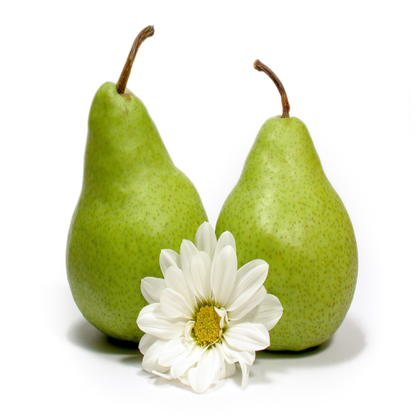
%> input picture POC2/LAB3-ByMC/obrazki/obrazek.png, 420 x 420 px, shrunk from 512 x 512 before the run
$ octave zad2.m   (GNU Octave 9; MATLAB toolbox functions it lacks are replaced by stand-ins)
%> lines starting %> are read from the running program, lines starting %| are printed output that depends on the picture; in (x1, y1, x2, y2) boxes, pixels count from 0 and x2, y2 are one past the last pixel; in counts of white or black regions, pixels touching at a corner belong together; the program's own positions count from 1
### POC2/LAB3-ByMC/noiseFilter.m

function out = noiseFilter(img,mask)

maskCenter = floor((size(mask,1))/2);

imgSizes = size(img);
out = zeros(imgSizes(1), imgSizes(2));
for i=1+maskCenter:imgSizes(1)-maskCenter
    for j=1+maskCenter:imgSizes(2)-maskCenter
        imgSection = img(i-maskCenter : i+maskCenter , j-maskCenter : j+maskCenter);
        filtered = double(mask*imgSection);
        average = sum(filtered(:)) / sum(mask(:));
        out(i,j) = average;
    end
end
out=uint8(out);
out=out(maskCenter+20:imgSizes(1)-maskCenter-20, maskCenter+20:imgSizes(2)-maskCenter-20);

end

### POC2/LAB3-ByMC/getOtsu.m

function [level, out] = getOtsu(img)
level = graythresh(img);
out = im2bw(img, level);

end

### POC2/LAB3-ByMC/zad2.m

clear all
close all


orginal = imread('obrazki/obrazek.png');
%> orginal is the input picture: size 420x420x3 uint8; mean R, G, B 222, 224.9, 193.5
orginal = rgb2gray(orginal);
%> orginal: size 420x420 uint8
orginal = im2double(orginal);
%> orginal: size 420x420 double
histogram = histeq(orginal);
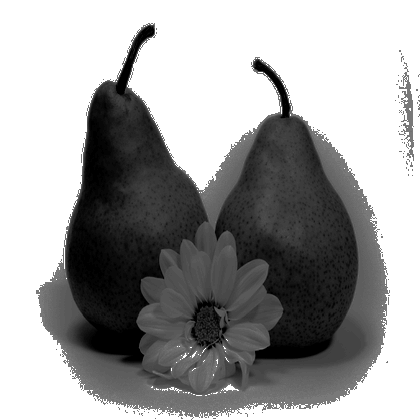
%> histogram: size 420x420 double; min 0, max 1, mean 0.627
noisedImg = imnoise(orginal,'salt & pepper',0.02);
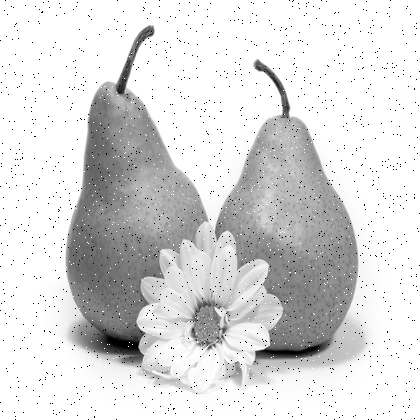
%> noisedImg: size 420x420 double; min 0, max 1, mean 0.857
afterFilter = noiseFilter(noisedImg,ones(3,3));

[levelOrginal, otsuOrginal] = getOtsu(orginal);
%> in getOtsu, `level = graythresh(img);`: level = 0.769
%> in getOtsu, `out = im2bw(img, level);`:
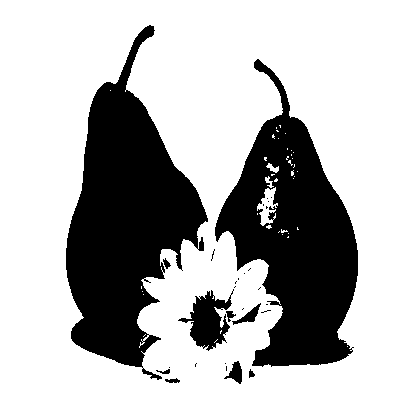
%> out: size 420x420 logical; 72.4% white; 29 black regions (19 under 20 px), largest, box (x1, y1, x2, y2) and area: (66, 25, 208, 380) 24476, (215, 59, 358, 367) 21884, (178, 289, 234, 351) 1613
%> levelOrginal = 0.769
[levelHistogram, otsuHistogram] = getOtsu(histogram);
%> in getOtsu (call 2), `level = graythresh(img);`: level = 0.735
%> in getOtsu (call 2), `out = im2bw(img, level);`:
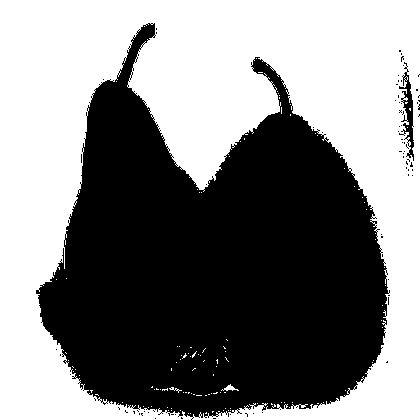
%> out: size 420x420 logical; 51.2% white; 80 black regions (78 under 20 px), largest, box (x1, y1, x2, y2) and area: (36, 23, 390, 420) 85378, (399, 62, 414, 161) 543
%> levelHistogram = 0.735
[levelNoised, otsuNoised] = getOtsu(noisedImg);
%> in getOtsu (call 3), `level = graythresh(img);`: level = 0.757
%> in getOtsu (call 3), `out = im2bw(img, level);`:
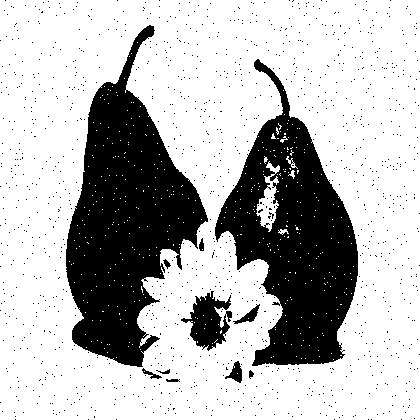
%> out: size 420x420 logical; 72.5% white; 1230 black regions (1219 under 20 px), largest, box (x1, y1, x2, y2) and area: (66, 25, 208, 367) 23983, (215, 59, 358, 366) 21056, (181, 291, 232, 351) 1586
%> levelNoised = 0.757
[levelFilter, otsuFilter] = getOtsu(afterFilter);
%> in getOtsu (call 4), `level = graythresh(img);`: level = 0.00784
%> in getOtsu (call 4), `out = im2bw(img, level);`:
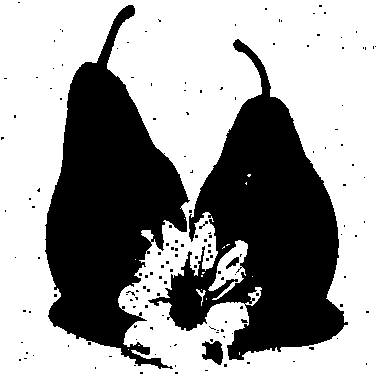
%> out: size 379x379 logical; 61.6% white; 152 black regions (147 under 20 px), largest, box (x1, y1, x2, y2) and area: (148, 39, 348, 360) 27784, (45, 5, 190, 369) 26164, (202, 341, 223, 365) 346, (226, 257, 239, 269) 71, (199, 221, 208, 229) 23
%> levelFilter = 0.00784
imgs{1} = orginal;
imgs{2} = histogram;
imgs{3} = noisedImg;
imgs{4} = afterFilter;
imgs{5} = label2rgb(bwlabel(otsuOrginal));
imgs{6} = label2rgb(bwlabel(otsuHistogram));
imgs{7} = label2rgb(bwlabel(otsuNoised));
imgs{8} = label2rgb(bwlabel(otsuFilter));

titles{1} = 'orginal';
titles{2} = 'hist';
titles{3} = 'noised';
titles{4} = 'filtered';
titles{5} = ['Osu - Orginal level: ', num2str(levelOrginal)];
titles{6} = ['Osu - Hist level: ', num2str(levelHistogram)];
titles{7} = ['Osu - Noised level: ', num2str(levelNoised)];
titles{8} = ['Osu - Filtered level: ', num2str(levelFilter)];
for i = 1:length(imgs)
   subplot(2, ceil(length(imgs)/2), i);
    imshow(imgs{i}, []);
    title(titles{i});
end
%> this loop made 8 passes
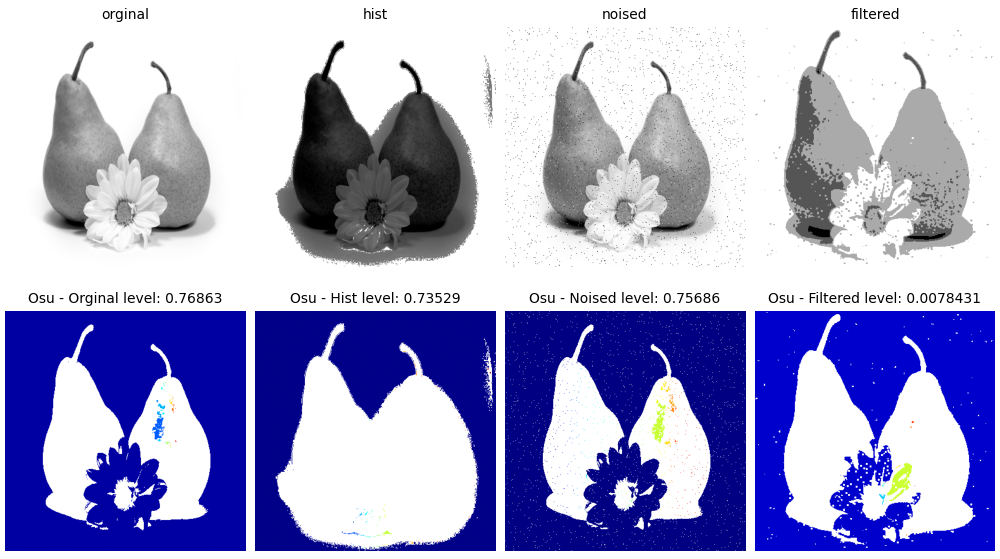
%> figure redrawn from the program's plot data, 8 panels
